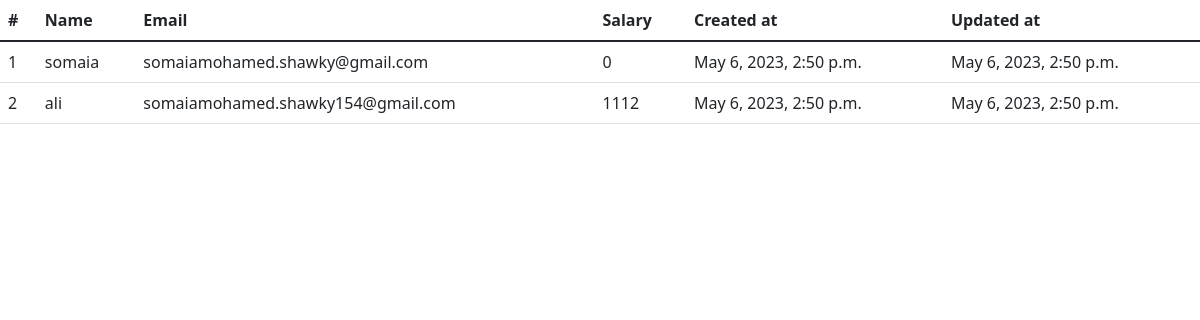
The page /valeo/ on the database its author committed.
### valeo/models.py (models this page shows)
class Employee(models.Model):
    name = models.CharField(max_length=30)
    email = models.EmailField()
    salary = models.IntegerField(default=0, null=True, blank=True)
    created_at = models.DateTimeField(auto_now_add=True,  null=True)
    updated_at = models.DateTimeField(auto_now=True,  null=True)

### valeo/views.py (the view)
# urls.py: path('valeo/', index),
def index(request):
    employees = Employee.objects.all()
    return render(request,'index.html',context={'employees':employees})

### valeo/templates/index.html (shortened to what this page needs)
<!DOCTYPE html>
<html lang="en">
  <head>
    <link href="https://cdn.jsdelivr.net/npm/bootstrap@5.1.3/dist/css/bootstrap.min.css" rel="stylesheet">
  </head>
  <body>
    <table class="table">
        <thead>
          <tr>
            <th scope="col">#</th>
            <th scope="col">Name</th>
            <th scope="col">Email</th>
            <th scope="col">Salary</th>
            <th scope="col">Created at</th>
            <th scope="col">Updated at</th>
          </tr>
        </thead>
        <tbody>
            {% for emp in employees %}
          <tr>
              <td>{{emp.id}}</td>
              <td>{{emp.name}}</td>
              <td>{{emp.email}}</td>
              <td>{{emp.salary}}</td>
              <td>{{emp.created_at}}</td>
              <td>{{emp.updated_at}}</td>
          </tr>
          {% endfor %}
        </tbody>
      </table>
  </body>
</html>

### rows shown on the page
Employee: id "1", name "somaia", email "somaiamohamed.shawky@gmail.com", salary "0", created_at "May 6, 2023, 2:50 p.m.", updated_at "May 6, 2023, 2:50 p.m."
Employee: id "2", name "ali", email "somaiamohamed.shawky154@gmail.com", salary "1112", created_at "May 6, 2023, 2:50 p.m.", updated_at "May 6, 2023, 2:50 p.m."
